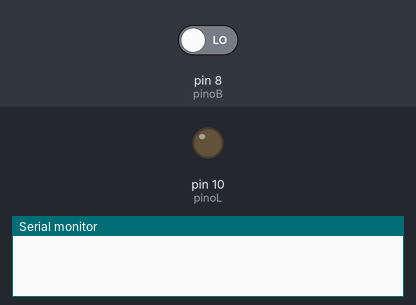
A sketch run on a simulated Arduino Uno, built with avr-gcc and run on an emulated ATmega328P. On the bench: output pins drawn as LEDs (lit = HIGH), the last lines printed to the serial monitor. Dashed ring = blinking. The inputs (shaded band) are chosen by the test bench; at power-on: pin 8 (pinoB) LOW.

Above: at 2.2 s.
2.3 s: pin 8 (pinoB) driven HIGH
At 2.65 s:
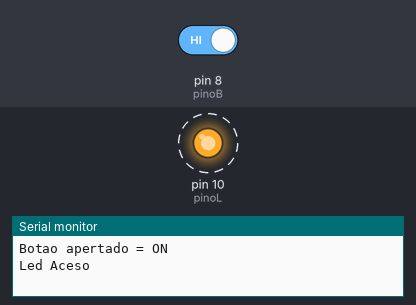
5.3 s: pin 8 (pinoB) driven LOW
At 5.3 s:
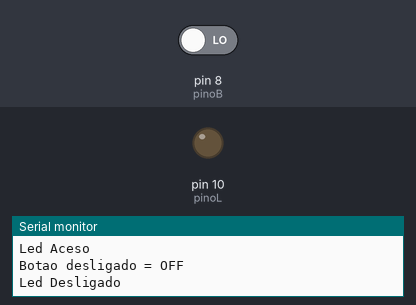
Timing chart, 0 to 8.3 s (numbered marks = the images above; inputs shaded):
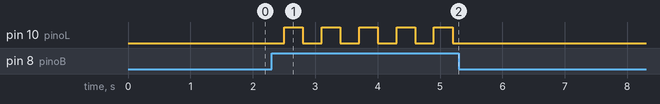

Measured:
- after the input at 2.3 s, pin 10 (pinoL): alternates HIGH for 0.30 s and LOW for 0.30 s, starting after 0.20 s
- after the input at 5.3 s, pin 10 (pinoL): stops changing and stays LOW

The sketch:

Push_Button_Evelyn.ino
```cpp
//Declaração da constante que armazena o pino do Push Button
#define pinoB 8
#define pinoL 10

//Declaração da variável booleana de estado do Push Button
bool status = false;

void setup() {
  //Definir a modalidade do pino
  pinMode(pinoB, INPUT);
  pinMode(pinoL, OUTPUT);
  Serial.begin(9600);
  delay(1000);
}

void loop() {
   if(digitalRead(pinoB) == 1 && status == false){

    Serial.println("Botao apertado = ON");
    //Mudando o estado do botão
    status = true;
    digitalWrite(pinoL, 1);
    Serial.println("Led Aceso");
   } else if(digitalRead(pinoB) == 1 && status == true){

    Serial.println("Botao desligado = OFF");
    //Mudando o estado do botão
    status = false;
    digitalWrite(pinoL, 0);
    Serial.println("Led Desligado");

   }
  //Lendo o pino digital através da constante
  delay(300);
}
```
